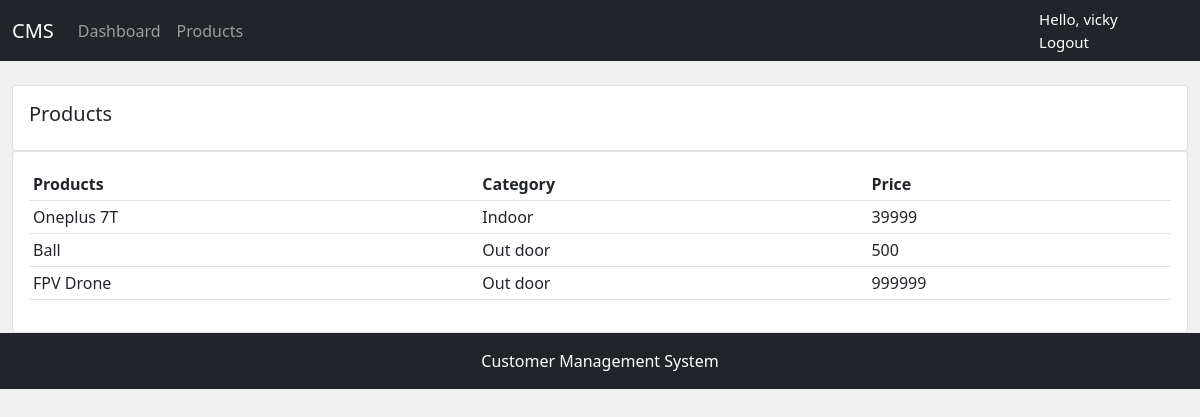
Screenshot of /products/ (signed in) with the database file from the repository.
### accounts/models.py (models this page shows, shortened)
class Product(models.Model):
    CATEGORY = (
        ('Indoor', 'Indoor'),
        ('Out door','Out door'),
        )
    name = models.CharField(max_length=200, null=True)
    price = models.CharField(max_length=200,null=True)
    category = models.CharField(max_length=200,null=True,choices=CATEGORY)
    description = models.CharField(max_length=200,null=True, blank=True)
    date_created= models.DateTimeField(auto_now_add=True,null=True)
    tags = models.ManyToManyField(Tag)
    class Meta:
        verbose_name_plural = 'Products'

### accounts/decorators.py (the view)
        def wrapper_func(request,*args,**kwargs):
            group = None
            if request.user.groups.exists():
                group = request.user.groups.all()[0].name
            if group in allowed_roles:
                return view_func(request,*args,**kwargs)
            else:
                return HttpResponse("You are not allowed to view page")

### accounts/views.py (called while the page is built)
@login_required(login_url='accounts:login')
@allowed_users(allowed_roles=['admin'])
def products(request):
    products = Product.objects.all()
    return render(request,'accounts/products.html',{
        'products':products
    })

### accounts/templates/accounts/products.html
{% extends 'accounts/base.html' %}
{% block content %}
<br>
<div class="row">
    <div class="col-md">
        <div class="card card-body">
            <h5>Products</h5>
        </div>
        <div class="card card-body">
            <table class="table table-sm">
                <tr>
                    <th>Products</th>
                    <th>Category</th>
                    <th>Price</th>
                </tr>
                {% for items in products %}
                    <tr>
                        <td>{{ items.name }}</td>
                        <td>{{ items.category }}</td>
                        <td>{{ items.price }}</td>
                    </tr>
                {% endfor %}
            </table>
        </div>
    </div>
</div>
{% endblock %}

### accounts/templates/accounts/navbar.html (shortened to what this page needs)
<nav class="navbar navbar-expand-lg navbar-dark bg-dark">
    <div class="container-fluid">
      <a class="navbar-brand" href="#" id="logo">CMS</a>
      <div class="collapse navbar-collapse" id="navbarNav">
        <ul class="navbar-nav">
          {% if request.user.is_staff %}
          <li class="nav-item">
            <a class="nav-link" aria-current="page" href="{% url 'accounts:home' %}">Dashboard</a>
          </li>
          <li class="nav-item">
            <a class="nav-link" aria-current="page" href="{% url 'accounts:products' %}">Products</a>
          </li>
          {% endif %}
        </ul>
      </div>
    </div>
    <span class="user-login-feed">Hello, {{request.user}}
    <span ><a class="user-login-feed" href="{% url 'accounts:logout' %}">Logout</a></span>
    </span>
  </nav>

### static/css/main.css (style rules this page uses)
body { background: #F0F0F0; }

### accounts/templates/accounts/navbar.html (style rules this page uses)
.user-login-feed { font-size: 15px; color: #FFF; padding-right: 5px; margin-right: 20px; text-decoration: none; }

### rows the page displays
Product: name "Oneplus 7T", category "Indoor", price "39999"
Product: name "Ball", category "Out door", price "500"
Product: name "FPV Drone", category "Out door", price "999999"

### other values shown
{{ request.user }} "vicky"
